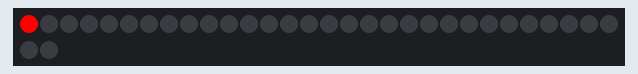
The sketch below on a simulated Arduino Uno, built with avr-gcc and run on an emulated ATmega328P. Shown: 32 RGB LEDs in strip order, left to right, continuing on the next row.

Above: at 0.1 s.
At 0.7 s:
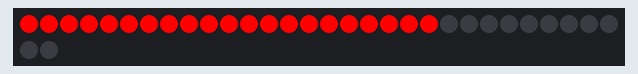

The sketch:

test2.ino
```cpp
#include <Adafruit_NeoPixel.h>

#define PIN 13
#define NUMPIXELS 32

Adafruit_NeoPixel strip = Adafruit_NeoPixel(NUMPIXELS, PIN, NEO_GRB + NEO_KHZ800);

const int timer = 30;


void startmode() {
  strip.setPixelColor(16, strip.Color(0, 255, 0));
  strip.setPixelColor(17, strip.Color(0, 255, 0));
  strip.show();
  delay(200);
  int x = 0;

  for (int i = 0; i <= 16; i++) {
    x = x + 1;

    strip.setPixelColor(16 - x, strip.Color(0, 255, 0));
    strip.setPixelColor(17 + x, strip.Color(0, 255, 0));
    strip.show();
    delay(200);
  }
}

void lysAv() {
  for (int i = 0; i < NUMPIXELS; i++) {
    strip.setPixelColor(i, strip.Color(0, 0, 0));
  }
  strip.show();
}


void lightmode1(){

    uint16_t i, j;


    for (j = 255; j > 200; j--) {
    for (i = 0; i < strip.numPixels(); i++) {
      strip.setPixelColor(i, j, 0, 0);
     }
    strip.show();
    delay(20);
    Serial.println(j);
  }
  for (j = 200; j < 255; j++) {
        for (i = 0; i < strip.numPixels(); i++) {
         strip.setPixelColor(i, j, 0, 0);
        }
        strip.show();
        delay(20);
    }
}

void setup() {
  strip.begin();
  strip.show();
  Serial.begin(9600);
  for(int i=0; i<strip.numPixels(); i++) {

        strip.setPixelColor(i,strip.Color(255, 0, 0));
        strip.show();
        delay(timer);
    }
}

void loop(){
    //lightmode1();
    lysAv();
}
```
